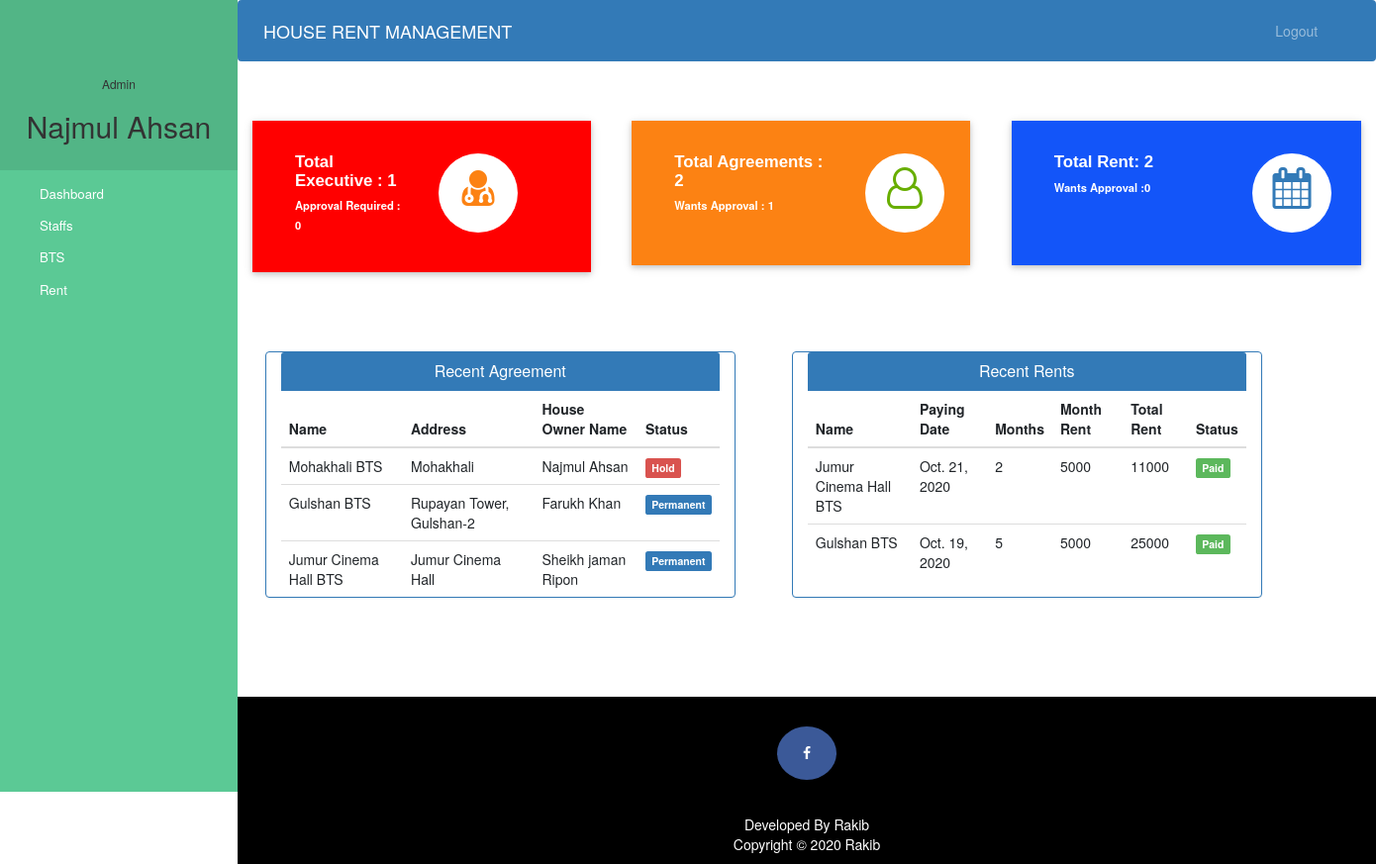
/admin-dashboard/ (signed in), run on the app's committed database.
### Rent/models.py (models this page shows, shortened)
class Agreement(models.Model):
    agreementid= models.CharField(unique=True,max_length=30)
    name= models.CharField(max_length=100)
    address=models.CharField(max_length=100)
    monthrent= models.PositiveIntegerField(null=False)
    hownername = models.CharField(max_length=100)
    contractperiod = models.PositiveIntegerField(blank=False)
    startdate= models.DateField()
    status =models.BooleanField(default=False)
    increment = models.PositiveIntegerField(default=False)
    incrementamount = models.PositiveIntegerField(default=False)
    incrementstatus = models.BooleanField(default=False)

class Rent(models.Model):
    agreementid = models.CharField(max_length=30)
    btsid = models.PositiveIntegerField(null=True)
    btsname = models.CharField(max_length=100)
    todate = models.DateField(null=False)
    monthrent = models.PositiveIntegerField(default=False)
    totalmonth = models.PositiveIntegerField(blank=True,null=True)
    rentexcludingincrement = models.PositiveIntegerField(default=False)
    totalrent =models.PositiveIntegerField(blank=True,null=True)
    status = models.BooleanField(default=False)
    address = models.CharField(max_length=100)
    hownername = models.CharField(max_length=100)
    contractperiod = models.PositiveIntegerField(default=False)
    monthincrement = models.PositiveIntegerField(default=False)
    incrementamount = models.PositiveIntegerField(default=False)
    checkstatus = models.BooleanField(default=False)

### Rent/views.py (the view)
# urls.py: path('admin-dashboard/', views.admin_dashboard_view, name= 'admin_dashboard'),
@login_required(login_url='adminlogin')
@user_passes_test(is_admin)
def admin_dashboard_view(request):
    agreement = models.Agreement.objects.all().order_by('-id')
    rent = models.Rent.objects.all().order_by('-id')
    executivecount = models.Executive.objects.all().filter(status=True).count()
    pendingexecutivecount = models.Executive.objects.all().filter(status=False).count()
    agreementcount = models.Agreement.objects.all().filter(status=True).count()
    pendingagreementcount = models.Agreement.objects.all().filter(status=False).count()
    rentcount = models.Rent.objects.all().filter(status=True).count()
    pendingrentcount = models.Rent.objects.all().filter(status=False).count()
    mydict = {
        'agreement':agreement,
        'rent':rent,
        'executivecount':executivecount,
        'pendingexecutivecount':pendingexecutivecount,
        'agreementcount':agreementcount,
        'pendingagreementcount':pendingagreementcount,
        'rentcount':rentcount,
        'pendingrentcount':pendingrentcount
   }
    return render(request, 'admin_dashboard.html', context=mydict)

### Rent/views.py (called while the page is built)
def is_admin(user):
    return user.groups.filter(name='Admin Panel').exists()

### Rent/templates/admin_dashboard.html
{% extends 'admin_base.html' %}
{% load static %}
{% block content %}
{%include 'admin_dashboard_card.html'%}
<br><br><br><br>
<div class="container">
  <div class="row">
    <div class="panel panel-primary col-md-5" style="margin-left:2%;">
      <div class="panel-heading" style="text-align:center;">
        <h6 class="panel-title">Recent Agreement</h6>
      </div>
      <table class="table table-hover" id="dev-table">
        <thead>
          <tr>
            <th>Name</th>
            <th>Address</th>
            <th>House Owner Name</th>
            <th>Status</th>
          </tr>
        </thead>
        {% for d in agreement %}
        <tr>
          <td> {{d.name}}</td>
          <td>{{d.address}}</td>
          <td>{{d.hownername}}</td>
          {%if d.status%}
          <td> <span class="label label-primary">Permanent</span></td>
          {% else %}
          <td> <span class="label label-danger">Hold</span></td>
          {% endif %}
        </tr>
        {% endfor %}
      </table>
    </div>
    <div class="panel panel-primary col-md-5" style="margin-left:5%;">
      <div class="panel-heading" style="text-align:center;">
        <h6 class="panel-title">Recent Rents</h6>
      </div>
      <table class="table table-hover" id="dev-table">
        <thead>
          <tr>
            <th>Name</th>
            <th>Paying Date</th>
             <th>Months</th>
            <th>Month Rent</th>
             <th>Total Rent</th>
            <th>Status</th>
          </tr>
        </thead>
        {% for p in rent %}
        <tr>
          <td> {{p.btsname}}</td>
          <td>{{p.todate}}</td>
          <td>{{p.totalmonth}}</td>
          <td>{{p.monthrent}}</td>
          <td>{{p.totalrent}}</td>
          {%if p.status%}
          <td> <span class="label label-success">Paid</span></td>
          {% else %}
          <td> <span class="label label-danger">Hold</span></td>
          {% endif %}
        </tr>
        {% endfor %}
      </table>
    </div>
  </div>
</div>
{% endblock content %}

### Rent/templates/admin_base.html (shortened to what this page needs)
<!DOCTYPE html>
{% load static %}
<html lang="en">
<head>
  <link rel="stylesheet" href="https://stackpath.bootstrapcdn.com/bootstrap/4.3.1/css/bootstrap.min.css">
  <link rel="stylesheet" href="https://maxcdn.bootstrapcdn.com/font-awesome/4.7.0/css/font-awesome.min.css">
  <link rel="stylesheet" href="{% static '/css/style.css' %}">
</head>
<body>
  <nav class="menu" tabindex="0">
    <header class="avatar">
      <br><br>
      <h6>Admin</h6>
      <h2>{{request.user.first_name}}</h2>
    </header>
    <ul>
      <li tabindex="0" class="icon-dashboard"> <a style="color:white; text-decoration:none;" href="/admin-dashboard"><span>Dashboard</span></a> </li>
      <li tabindex="0" class="icon-customers"> <a style="color:white; text-decoration:none;" href="/admin-executive"><span>Staffs</span></a></li>
      <li tabindex="0" class="icon-users"> <a style="color:white; text-decoration:none;" href="/admin-bts"><span>BTS</span></a></li>
      <li tabindex="0" class="icon-calendar"> <a style="color:white; text-decoration:none;" href="/admin-rent"><span>Rent</span></a></li>
    </ul>
  </nav>
  <main>
    <div class="bs-example">
      <nav class="navbar navbar-expand-md  navbar-dark fixed-top" style="background:#337AB7;">
        <a href="/admin-dashboard" class="navbar-brand">HOUSE RENT MANAGEMENT</a>
        <div class="collapse navbar-collapse justify-content-between" id="navbarCollapse">
          <div class="navbar-nav" style=" margin-left: 90%;">
            <a href="/logout" class="nav-item nav-link">Logout</a>
          </div>
        </div>
      </nav>
    </div>
    <br><br>
    {% block content %}
    {% endblock content %}
    <br><br><br><br>
    <footer>
      <p>
        <a id="ftr" href="https://facebook.com/sumit.luv/" class="fa fa-facebook"></a>
      </p>
      <br>
      <div class="container">
        <div class="row">
          <div class="col-md-12 col-sm-12">
            <div style="color:#ffffff;" class="wow fadeInUp footer-copyright">
              <p>Developed By Rakib <br>
                Copyright &copy; 2020 Rakib </p>
            </div>
          </div>
        </div>
      </div>
    </footer>
  </main>
</body>
</html>

### Rent/static/css/style.css (style rules this page uses)
body { padding-left: 240px; }
main { position: relative; height: 100vh; }
.menu { background: #5bc995; height: 100vh; width: 240px; position: fixed; top: 0px; left: 0; z-index: 5; outline: none; }
.menu .avatar { background: rgba(0, 0, 0, 0.1); padding: 2em 0.5em; text-align: center; }
.menu .avatar h2 { font-weight: normal; margin-bottom: 0; }
.menu ul { list-style: none; padding: 0.5em 0; margin: 0; }
.menu ul li { padding: 0.5em 1em 0.5em 3em; font-size: 0.95em; font-weight: regular; background-repeat: no-repeat; background-position: left 15px center; background-size: auto 20px; transition: all 0.15s linear; cursor: pointer; }
.menu ul li.icon-dashboard { background-image: url("http://www.entypo.com/images//gauge.svg"); }
.menu ul li.icon-customers { background-image: url("http://www.entypo.com/images//briefcase.svg"); }
.menu ul li.icon-users { background-image: url("http://www.entypo.com/images//users.svg"); }
.menu ul li.icon-calendar { background-image: url("http://www.entypo.com/images//calendar.svg"); }

### Rent/templates/admin_base.html (style rules this page uses)
a:link { text-decoration: none; }
a { color: white; }
footer { padding: 0px 0px 0px 0px; background-color: black; margin: 0px; }
#ftr { padding: 20px; }
.fa { font-size: 23px; width: 60px; text-align: center; text-decoration: none; margin: 5px 2px; border-radius: 50%; }
.fa-facebook { background: #3B5998; color: white; margin-top: 30px; }
p { text-align: center; }

### data on the page
Agreement: name "Mohakhali BTS", address "Mohakhali", hownername "Najmul Ahsan", status "Hold"
Agreement: name "Gulshan BTS", address "Rupayan Tower, Gulshan-2", hownername "Farukh Khan", status "Permanent"
Agreement: name "Jumur Cinema Hall BTS", address "Jumur Cinema Hall", hownername "Sheikh jaman Ripon", status "Permanent"
Rent: btsname "Jumur Cinema Hall BTS", todate "Oct. 21, 2020", totalmonth "2", monthrent "5000", totalrent "11000", status "Paid"
Rent: btsname "Gulshan BTS", todate "Oct. 19, 2020", totalmonth "5", monthrent "5000", totalrent "25000", status "Paid"

### other printed values
{{ request.user.first_name }} "Najmul Ahsan"
{{ executivecount }} "1"
{{ pendingexecutivecount }} "0"
{{ agreementcount }} "2"
{{ pendingagreementcount }} "1"
{{ rentcount }} "2"
{{ pendingrentcount }} "0"
